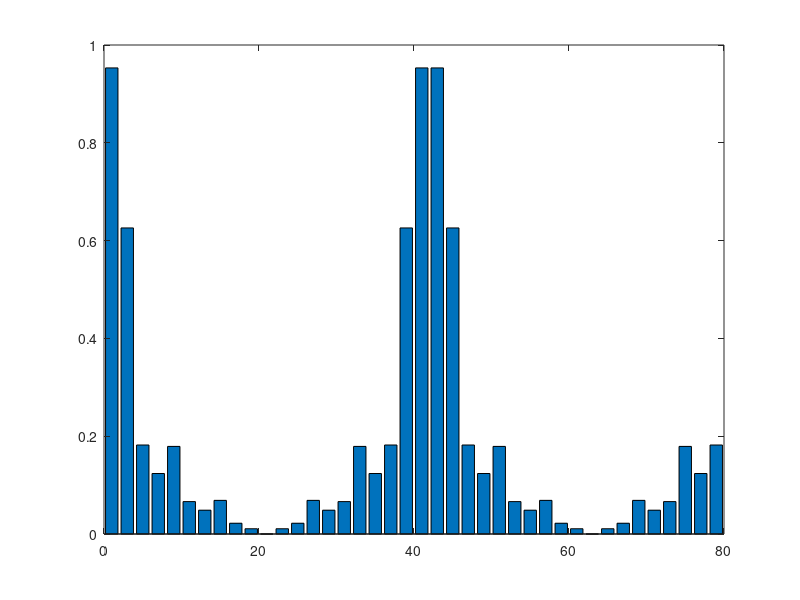

Source code (MATLAB):
%% Intro
% Calculating distribution factor, pitch factor and winding factor for a
% 22-pole, 21-slot, 3-phase machine
% Author: Baris Kuseyri<baris.kuseyri@metu.edu.tr>
% version 1.0 | 24/03/2020

%% Machine Parameters

clc
clear all

m=3;    %phase number
Q=21;   %number of slots
p=22; %number of poles
pp=p/2;  %number of pole-pairs


%% Machine Variables

% q=Q/(2*pp*m);    %number of slots per pole per phase
q=7;

spm=(2*pi)/Q;     %slot pitch (mechanical)
spe=(2*pi)*pp/Q;  %slot pitch (electrical)

ppm=(2*pi)/p;     %pole pitch (mechanical)
ppe=(2*pi)*pp/p;  %pole pitch (electrical)

lambdam=(2*pi)/(Q*2*pp);  %angle between adjacent coils (mechanical)
lambdae=(2*pi)/(Q*2);  %angle between adjacent coils (electrical)

h=1:2:79;

%% Factors (Generalized)

for i=1:40
    kd(i)=(sin((2*i-1)*q*(lambdae/2)))/(q*sin(((2*i-1)*(lambdae/2))));
%   kp(i)=sin((i*lambdae)/2);
    kp(i)=sin((2*i-1)*spe/2);
    kp2(i)=cos((2*i-1)*(pi-spe)/2);
    kw(i)=kd(i)*kp(i);
end



bar(h,abs(kw))

